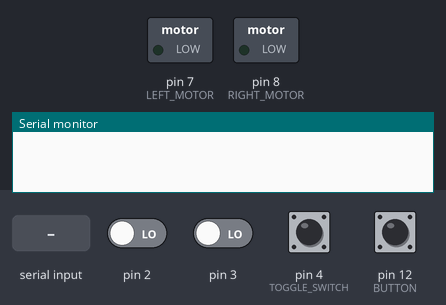
The sketch below on a simulated Arduino Uno, built with avr-gcc and run on an emulated ATmega328P. On the bench: switched loads named in the sketch (green lamp = pin HIGH), the last lines printed to the serial monitor. The inputs (shaded band) are chosen by the test bench; at power-on: pin 2, pin 3, pin 4 (TOGGLE_SWITCH), pin 12 (BUTTON) LOW.

Above: at 1.2 s.
1.3 s: "1\n" received over Serial
At 2.0 s:
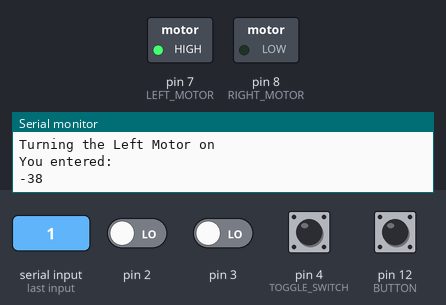
2.8 s: "2\n" received over Serial
At 3.2 s:
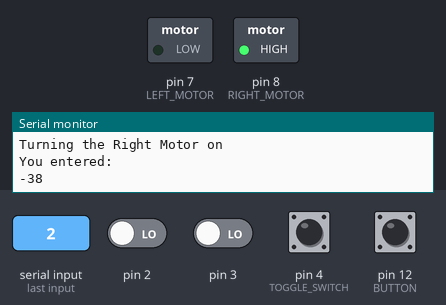
Timing chart, 0 to 5.8 s (numbered marks = the images above; inputs shaded):
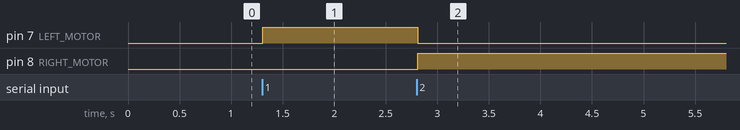

The sketch:

main_Update.ino
```cpp
/*
 * File:   right.c
 * Author: Neuro-Transmitter Group
 *         Frank Liu, Darryl Monroe, Michael Berg, Paul Spaude
 * Class: CST315 & CST316 ASU Polytechnic
 *
 * Purpose:
 *
 * Created Spring, 2013
 *
	DESCRIPTION: This code is designed to have an arduino go in a pattern of *Forward->Left->Right* and it will continue
			this pattern every 5 seconds.
	VERSION: 1.0.4
	DATE: Friday, February 15, 2013
*/
const int LED = 13;					//States that the LED is connected to pin 13 (Built-in)
const int BUTTON = 12;				//States that the BUTTON is connected to pin 12.
const int LEFT_MOTOR = 7;			//States that the left MOTOR is connected to pin 7.
const int RIGHT_MOTOR = 8;			//States that the right MOTOR is connected to pin 4.
const int TOGGLE_SWITCH = 4;        //Current default value of the toggle switch being pin 8.
const int INTERRUPT = 0;			//Uses '0' as the interrupt number, which is set up with pin 2.
const int INTERRUPT_TWO = 1;        //Uses '1' as the interrupt number, which is set up with pin 3.
volatile int STATE = LOW;			//Gives the variable STATE which will change between HIGH and LOW allowing for movement.
volatile int SWITCH = HIGH;			//Initializes the state of SWITCH to HIGH
int number;							//Number used for communication between the Arduino and Keyboard via Serial Monitor

void setup(){							//Initial setup process for pins on input and output.
  	Serial.begin(9600);					//Allows for use of the Serial Monitor
	pinMode(BUTTON, INPUT);	 				//Sets pin 12 as an input
    pinMode(TOGGLE_SWITCH, INPUT);          //sets pin 8 as another input.
	pinMode(RIGHT_MOTOR, OUTPUT);				//Sets pin 4 as an output
  	pinMode(LEFT_MOTOR, OUTPUT);	 			//Sets pin 7 as an output
  	attachInterrupt(INTERRUPT, buttonPressed, RISING);	//Sets up the interrupt pin, specifices the called function and what mode to use
    attachInterrupt(INTERRUPT_TWO, toggleSwitch, CHANGE); //Sets the interrupte of the toggle
}

void loop(){						//Main loop which is constantly being run on the arduino
  number = 0;     					// zero the incoming number ready for a new read
  while (Serial.available() == 0)
  {
    // do nothing until something enters the serial buffer
  }
  while (Serial.available() > 0)
  {
    number = Serial.read() - '0';   // read the number in the serial buffer,
									// remove the ASCII text offset for zero: '0'
  }

  Serial.println("You entered: ");
  Serial.print(number);

  if (number == 1){
    Serial.println("Turning the Right Motor off");
	Serial.println("Turning the Left Motor on");
	digitalWrite(RIGHT_MOTOR, LOW);
	digitalWrite(LEFT_MOTOR, HIGH);
	}
  else if (number == 2){
    Serial.println("Turning the Left Motor off");
	Serial.println("Turning the Right Motor on");
	digitalWrite(LEFT_MOTOR, LOW);
	digitalWrite(RIGHT_MOTOR, HIGH);
	}
  Serial.flush();

	digitalRead(BUTTON);				//Reads the state of digital pin 12
    digitalRead(TOGGLE_SWITCH);         //Reads the state of digital pin 8.
    if(STATE == HIGH)
    {
        if(SWITCH == HIGH){
            goLeft();
        }else
            goRight();
    }
}

void toggleSwitch(){
    SWITCH = !SWITCH;       //Changes which motor to go.
}

void buttonPressed(){				// function buttonPressed which gets called when an interrupt pin gets triggered
	STATE = !STATE;		 		// switches variable state to its opposite. From HIGH to LOW and vice versa, allowing the process to stop
    if(STATE == LOW){
        digitalWrite(LEFT_MOTOR, STATE);
        digitalWrite(RIGHT_MOTOR, STATE);
    }

}

void goRight(){					//Function gets called as part of the predestined movement
	digitalWrite(LEFT_MOTOR, STATE);	//Writes the current state to the LEFT_MOTOR
	digitalWrite(RIGHT_MOTOR, !STATE);	//Writes the opposite state to the RIGHT_MOTOR (disabling the motor)

}

void goLeft(){					//Function gets called as part of the predestined movement
	digitalWrite(RIGHT_MOTOR, STATE);	//Writes the current state to the RIGHT_MOTOR
	digitalWrite(LEFT_MOTOR, !STATE);	//Writes the opposite state to the LEFT_MOTOR (disabling the motor)
}

void goForward(){				//Function gets called as part of the predestined movement
	digitalWrite(RIGHT_MOTOR, STATE);	//Writes the current state to the RIGHT_MOTOR
	digitalWrite(LEFT_MOTOR, STATE);	//Writes the current state to the LEFT_MOTOR
}

//END file arduinoCode.c
```

Measured:
- after the input at 1.3 s, pin 7 (LEFT_MOTOR): LOW → HIGH at once
- after the input at 2.8 s, pin 7 (LEFT_MOTOR): HIGH → LOW at once; pin 8 (RIGHT_MOTOR): LOW → HIGH at once
